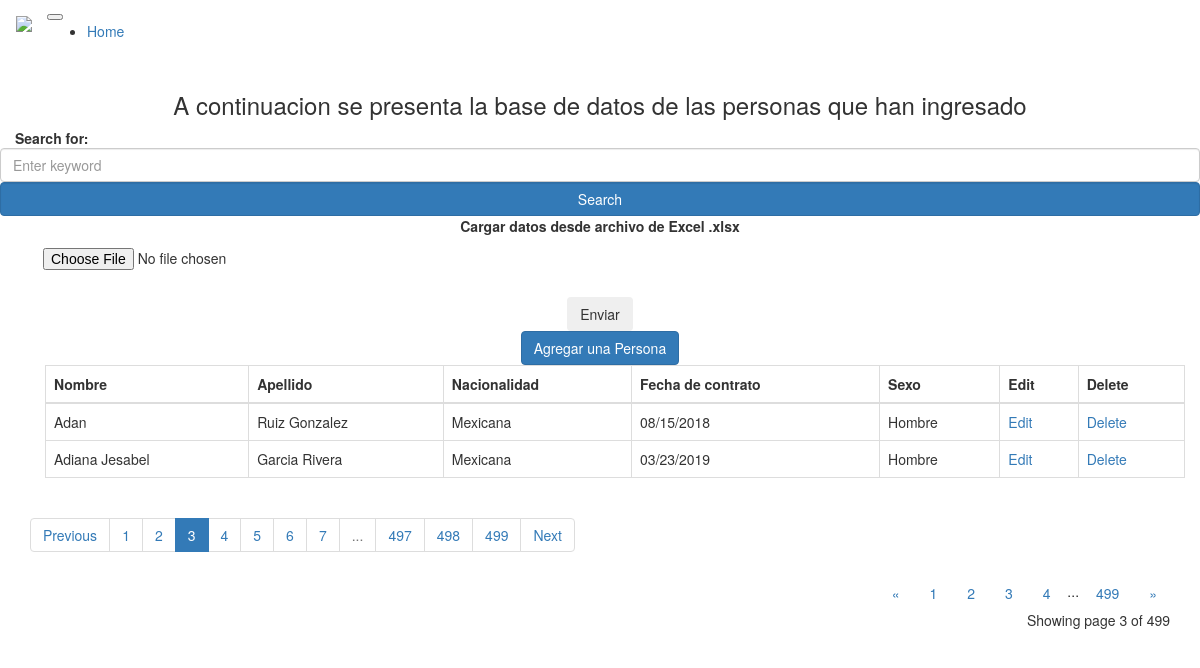
/?page=3, run on the app's committed database.
### main.py (models this page shows)
class Person(db.Model):
    id = db.Column(db.Integer, primary_key=True)
    nombre = db.Column(db.String(80), nullable=False)
    apellido = db.Column(db.String(80), nullable=False)
    nacionalidad = db.Column(db.String(50), nullable=False)
    fecha_contrato = db.Column(db.String(50), nullable=False)
    sexo = db.Column(db.String(50), nullable=False)

### main.py (the view)
@app.route("/", methods=["GET", "POST"])
def home():
    page = request.args.get('page', 1, type=int)
    all_people = Person.query.order_by(Person.nombre).paginate(page=page, per_page=ROWS_PER_PAGE)
    if request.method == "POST" and "tag" in request.form:
        tag = request.form["tag"]
        all_people = Person.query.filter(Person.nombre.like(f'%{tag}%')).paginate(per_page=ROWS_PER_PAGE, error_out=False)
        return render_template("index.html", people=all_people, tag=tag)
    return render_template("index.html", people=all_people)

### templates/index.html (shortened to what this page needs)
{% extends 'bootstrap/base.html' %}
{% block content %}
<div class="container mt-5">
  <h3 class="text-center">A continuacion se presenta la base de datos de las personas que han ingresado</h3>
    <div class="row">
      <div class="col-8">
        <strong> Search for: {{tag}} </strong>
      </div>
      <div class="col-4">
        <form action="" method="POST" autocomplete="off">
          <div class="row">
            <div class="col-6">
              <input type="text" class="form-control" name="tag" id="tag" placeholder="Enter keyword">
            </div>
            <div class="col-6" align="left">
              <input type="submit" value="Search" class="form-control btn btn-primary" name="">
            </div>
          </div>
        </form>
      </div>
    </div>
    <form class="text-center" action="/uploader" method="POST" enctype="multipart/form-data">
      <div class="col-auto mt-5 p-0">
        <label for="formFileSm" class="form-label">Cargar datos desde archivo de Excel .xlsx</label>
      </div>
      <div class="col-12 d-flex justify-content-center flex-wrap">
      <div class="">
        <input class="btn btn-secondary form-control-sm" id="formFileSm" type="file" name="archivo"><br>
      </div>
      <div class="pl-1 mb-0 mt-1">
        <input class="btn btn-secondary align-items-center" type="submit" value="Enviar">
      </div>
      </div>
    </form>
    <div class="text-center mb-5 mt-4">
      <a href="{{url_for('add_person')}}" class="btn btn-primary">Agregar una Persona</a>
    </div>
    <div class='container table-responsive mt-3' >
      <table class="table table-bordered table-hover">
        <thead class="thead-dark">
          <tr>
            <th scope="col">Nombre</th>
            <th scope="col">Apellido</th>
            <th scope="col">Nacionalidad</th>
            <th scope="col">Fecha de contrato</th>
            <th scope="col">Sexo</th>
            <th scope="col">Edit</th>
            <th scope="col">Delete</th>
          </tr>
        </thead>
        <tbody>
        {% for person in people.items  %}
          <tr>
            <td>{{person.nombre.title()}}</td>
            <td>{{person.apellido.title()}}</td>
            <td>{{person.nacionalidad.capitalize()}}</td>
            <td>{{person.fecha_contrato}}</td>
            <td>{{person.sexo.capitalize()}}</td>
            <td><a href="{{url_for('edit_person', id=person.id)}}" class="button">Edit</a></td>
            <td><a href="{{url_for('delete_person', id=person.id)}}" class="button">Delete</a></td>
          </tr>
        {% endfor %}
        </tbody>
      </table>
    </div>
    <nav aria-label="Page navigation example">
      <ul class="pagination">
        {% if people.has_prev %}
          <li class="page-item"><a class="page-link" href="{{url_for("home", page=people.prev_num)}}">Previous</a></li>
        {% else %}
          <li class="page-item"><a class="page-link btn disabled" href="#">Previous</a></li>
        {% endif %}
        {% for page in people.iter_pages(left_edge=3, right_edge=3) %}
          {% if page %}
            {% if page==people.page %}
              <li class="page-item active"><a class="page-link" href="{{url_for("home", page=page)}}">{{page}}</a></li>
            {% else %}
              <li class="page-item"><a class="page-link" href="{{url_for("home", page=page)}}">{{page}}</a></li>
            {% endif %}
          {% else %}
            <li class="page-item disabled" id="example_ellipsis"><a class="page-link" href="#">...</a></li>
          {% endif %}
        {% endfor %}
        {% if people.has_next %}
          <li class="page-item"><a class="page-link" href="{{url_for("home", page=people.next_num)}}">Next</a></li>
        {% else %}
          <li class="page-item"><a class="page-link btn disabled" href="#">Next</a></li>
        {% endif %}
      </ul>
    </nav>
    <div class="text-right">
        <a href="{{ url_for('home', page=people.prev_num) }}"
          class="btn btn-outline-dark
          {% if people.page == 1 %}disabled{% endif %}">
            &laquo;
        </a>
        {% for page_num in people.iter_pages(left_edge=1, right_edge=1, left_current=1, right_current=2) %}
          {% if page_num %}
            {% if people.page == page_num %}
            <a href="{{ url_for('home', page=page_num) }}"
              class="btn btn-dark">
                {{ page_num }}
            </a>
            {% else %}
            <a href="{{ url_for('home', page=page_num) }}"
              class="btn btn-outline-dark">
                {{ page_num }}
            </a>
            {% endif %}
          {% else %}
            ...
          {% endif %}
        {% endfor %}
        <a href="{{ url_for('home', page=people.next_num) }}"
          class="btn btn-outline-dark
          {% if people.page == people.pages %}disabled{% endif %}">
            &raquo;
        </a>
    </div>
    <p class="text-right mt-3">
      Showing page {{ people.page }} of {{ people.pages }}
    </p>
</div>
{% endblock %}

### data on the page
Person: nombre "Adan", apellido "Ruiz Gonzalez", nacionalidad "Mexicana", fecha_contrato "08/15/2018", sexo "Hombre"
Person: nombre "Adiana Jesabel", apellido "Garcia Rivera", nacionalidad "Mexicana", fecha_contrato "03/23/2019", sexo "Hombre"

### other printed values
{{ page }} "1" "2" "4" "5" "6" "7" "497" "498" "499"
{{ page }} "3"
{{ page_num }} "1" "2" "4" "499"
{{ page_num }} "3"
{{ people.page }} "3"
{{ people.pages }} "499"
